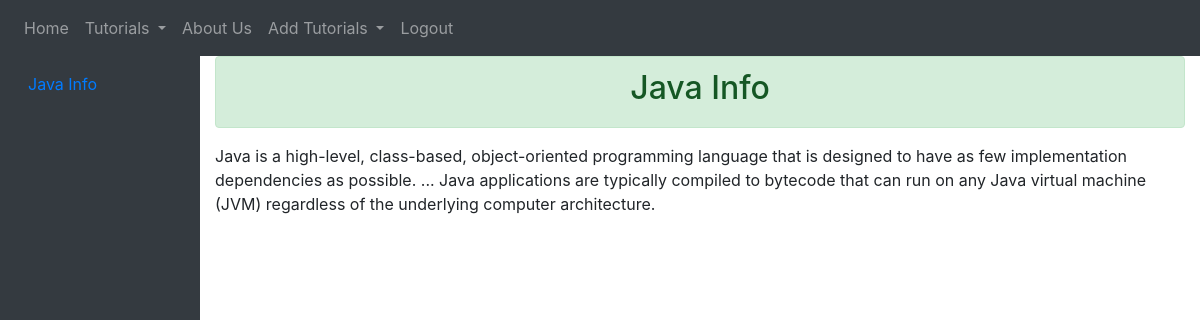
The app's page /tutorials/2 with its own data.
### tutorials/models.py (models this page shows)
class TutorialDetails(models.Model):
	category_name = models.ForeignKey(TutorialCategory, on_delete=models.CASCADE)
	topic = models.CharField(max_length=255)
	body = models.TextField()

### tutorials/views.py (the view)
# urls.py: path('<int:tutorial_id>', display_tutorial),
def display_tutorial(request, tutorial_id):
	details = TutorialDetails.objects.filter(id=tutorial_id)
	category = TutorialCategory.objects.all()
	return render(request, 'display_tutorial.html', {'details': details, 'category': category})

### templates/display_tutorial.html (shortened to what this page needs)
<!DOCTYPE html>
<html lang="en">
<head>
  <link rel="stylesheet" href="https://maxcdn.bootstrapcdn.com/bootstrap/4.5.2/css/bootstrap.min.css">
</head>
<body>
<nav class="navbar navbar-expand-sm bg-dark navbar-dark">
  <ul class="navbar-nav">
    <li class="nav-item ">
      <a class="nav-link" href="/Home">Home</a>
    </li>
  <li class="nav-item dropdown">
      <a class="nav-link dropdown-toggle" href="tutorials" id="navbardrop" data-toggle="dropdown">
        Tutorials
      </a>
    </li>
    <li class="nav-item">
      <a class="nav-link" href="/about">About Us</a>
    </li>
    <li class="nav-item dropdown">
      <a class="nav-link dropdown-toggle" href="" id="navbardrop" data-toggle="dropdown">
        Add Tutorials
      </a>
    </li>
    <li class="nav-item">
      <a class="nav-link" href="Logout">Logout</a>
    </li>
  </ul>
</nav>
<div class="container-fluid">
    <div class="row">
        <div class="col-2 px-1 bg-dark position-fixed" id="sticky-sidebar">
            <div class="nav flex-column flex-nowrap vh-100 overflow-auto text-white p-2">
                {% for tutorial in  details %}
                <a href="/tutorials/{{tutorial.id}}" class="nav-link">{{ tutorial.topic}}</a>
                {% endfor %}
            </div>
        </div>
        <div class="col-10 offset-2" id="main">
            {% for tutorial in  details %}
            <div class="alert alert-success text-center">
              <strong><h2>{{ tutorial.topic }}<h2></strong>
            </div>
            {{ tutorial.body|safe }}
            {% endfor %}
        </div>
    </div>
</div>
</body>
</html>

### records on screen
TutorialDetails: topic "Java Info", body "Java is a high-level, class-based, object-oriented programming language that is designed to have as few implementation dependencies as possible. ... Java applications are typically compiled to bytecode that can run on any Java virtual machine (JVM) regardless of the underlying computer architecture."
